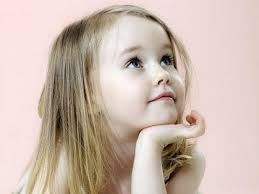
#> input picture images/little_girl.jpg, 259 x 194 px
$ jupyter execute '16-EdgeDetection&ImageGradients.ipynb'   (older library calls are emulated)
#> lines starting #> are read from the running program, lines starting #| are printed output that depends on the picture; after the words box and inside, x2 and y2 are one past the last pixel; in counts of white or black regions, pixels touching at a corner belong together
[](https://notebooks.azure.com/import/gh/Alireza-Akhavan/class.vision)

## Edge Detection & Image Gradients

[cell 1]
import cv2
import numpy as np

image = cv2.imread('images/little_girl.jpg',0)
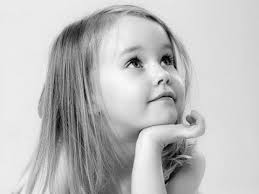
#> image: shape (194, 259); min 0, max 255, mean 190.5

height, width = image.shape
#> height = 194; width = 259
# Extract Sobel Edges
sobel_x = cv2.Sobel(image, cv2.CV_64F, 0, 1, ksize=5)
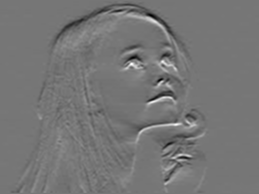
#> sobel_x: shape (194, 259) float64; min -6252, max 7162, mean -30.7; drawn with min black and max white
sobel_y = cv2.Sobel(image, cv2.CV_64F, 1, 0, ksize=5)
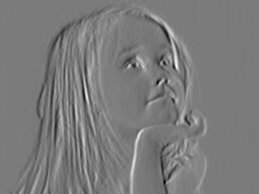
#> sobel_y: shape (194, 259) float64; min -7207, max 7640, mean -11.1; drawn with min black and max white

cv2.imshow('Original', image)
cv2.waitKey(0)
cv2.imshow('Sobel X', sobel_x)
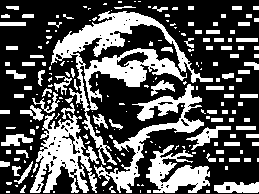
#> window 'Sobel X': shape (194, 259); 34.1% white; 201 white regions (109 under 20 px), largest, box (x1, y1, x2, y2) and area: (51, 11, 213, 165) 5045, (30, 113, 99, 193) 2576, (94, 84, 204, 193) 2326
cv2.waitKey(0)
cv2.imshow('Sobel Y', sobel_y)
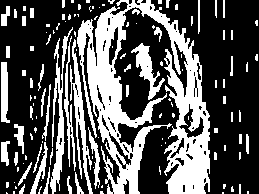
#> window 'Sobel Y': shape (194, 259); 34% white; 126 white regions (76 under 20 px), largest, box (x1, y1, x2, y2) and area: (77, 0, 210, 194) 10563, (50, 27, 73, 194) 1016, (70, 39, 93, 194) 951
cv2.waitKey(0)

sobel_OR = cv2.bitwise_or(sobel_x, sobel_y)
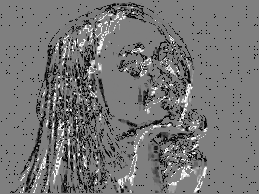
#> sobel_OR: shape (194, 259) float64; 0.85% of the values are NaN or infinite; the others: min -131040, max 131056, mean -9168.2; drawn with min black, max white, NaN and infinite black
cv2.imshow('sobel_OR', sobel_OR)
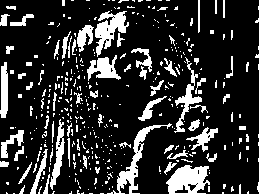
#> window 'sobel_OR': shape (194, 259); 18.6% white; 392 white regions (325 under 20 px), largest, box (x1, y1, x2, y2) and area: (166, 165, 210, 194) 858, (107, 123, 172, 194) 736, (95, 11, 129, 57) 724
cv2.waitKey(0)

laplacian = cv2.Laplacian(image, cv2.CV_64F)
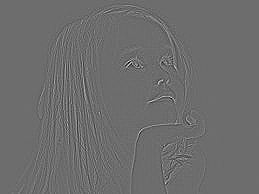
#> laplacian: shape (194, 259) float64; min -288, max 383, mean 0; drawn with min black and max white
cv2.imshow('Laplacian', laplacian)
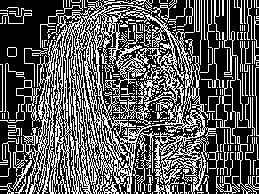
#> window 'Laplacian': shape (194, 259); 35.7% white in thin lines or dots
cv2.waitKey(0)


##  Then, we need to provide two values: threshold1 and threshold2. Any gradient value larger than threshold2
# is considered to be an edge. Any value below threshold1 is considered not to be an edge.
#Values in between threshold1 and threshold2 are either classiﬁed as edges or non-edges based on how their
#intensities are “connected”. In this case, any gradient values below 60 are considered non-edges
#whereas any values above 120 are considered edges.


# Canny Edge Detection uses gradient values as thresholds
# The first threshold gradient
canny = cv2.Canny(image, 60, 120)
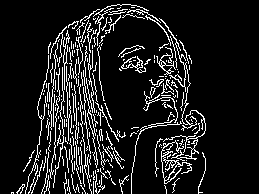
#> canny: shape (194, 259); 11.4% white in thin lines or dots, all inside (x1, y1, x2, y2) = (11, 4, 206, 194)
cv2.imshow('Canny', canny)
cv2.waitKey(0)

cv2.destroyAllWindows()
